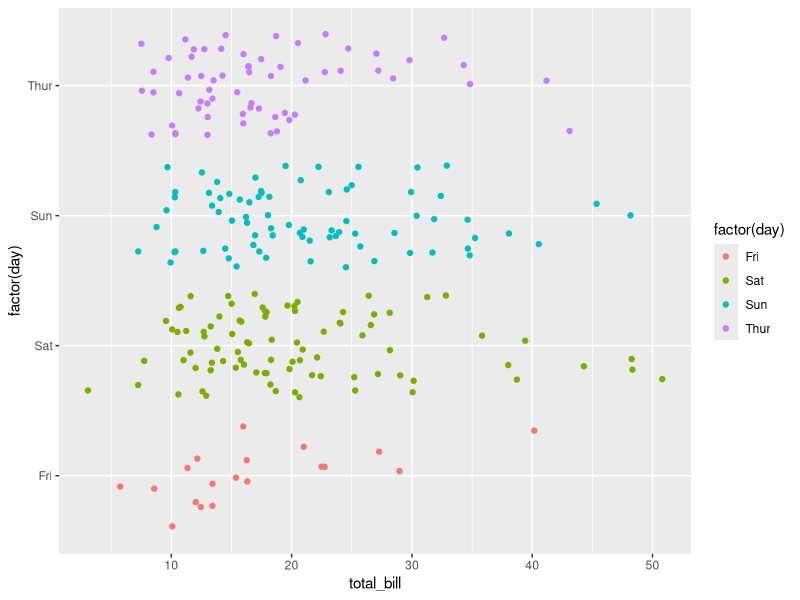

This figure's R source:
library(ggplot2)
library(reshape2)

ggplot(tips, aes(x = total_bill, y = factor(day), color = factor(day))) +
  geom_jitter()
